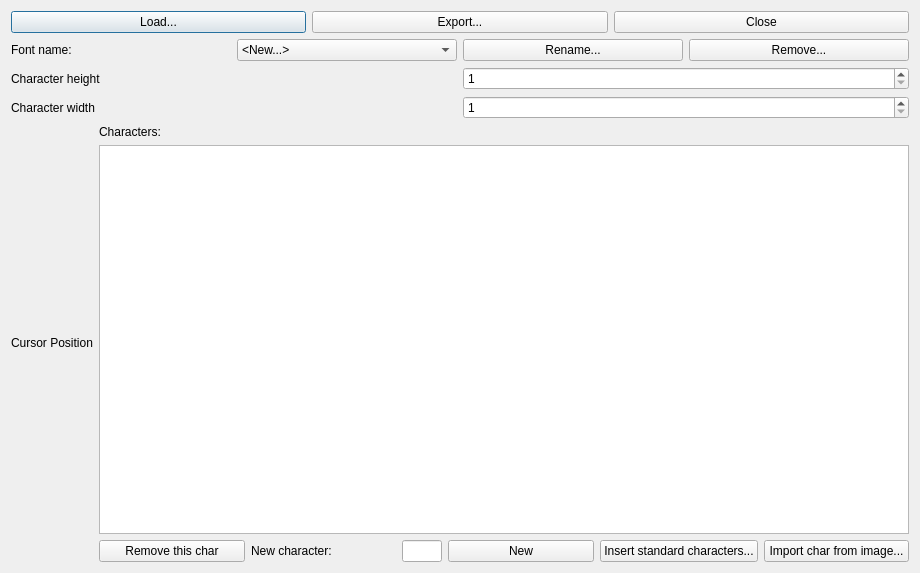
<?xml version="1.0" encoding="UTF-8"?>
<ui version="4.0">
 <class>fontEditor</class>
 <widget class="QDialog" name="fontEditor">
  <property name="geometry">
   <rect>
    <x>0</x>
    <y>0</y>
    <width>920</width>
    <height>573</height>
   </rect>
  </property>
  <property name="windowTitle">
   <string>Font editor</string>
  </property>
  <layout class="QVBoxLayout" name="verticalLayout_4">
   <item>
    <layout class="QHBoxLayout" name="buttonsLayout">
     <item>
      <widget class="QPushButton" name="load">
       <property name="text">
        <string>Load...</string>
       </property>
      </widget>
     </item>
     <item>
      <widget class="QPushButton" name="save">
       <property name="text">
        <string>Export...</string>
       </property>
      </widget>
     </item>
     <item>
      <widget class="QPushButton" name="close">
       <property name="text">
        <string>Close</string>
       </property>
      </widget>
     </item>
    </layout>
   </item>
   <item>
    <layout class="QHBoxLayout" name="nameLayout">
     <item>
      <widget class="QLabel" name="l_fname">
       <property name="text">
        <string>Font name:</string>
       </property>
      </widget>
     </item>
     <item>
      <widget class="QComboBox" name="fontSelect">
       <item>
        <property name="text">
         <string>&lt;New...&gt;</string>
        </property>
       </item>
      </widget>
     </item>
     <item>
      <widget class="QPushButton" name="rename">
       <property name="text">
        <string>Rename...</string>
       </property>
      </widget>
     </item>
     <item>
      <widget class="QPushButton" name="remove">
       <property name="text">
        <string>Remove...</string>
       </property>
      </widget>
     </item>
    </layout>
   </item>
   <item>
    <layout class="QVBoxLayout" name="sizeLayout">
     <item>
      <layout class="QHBoxLayout" name="horizontalLayout_3">
       <item>
        <widget class="QLabel" name="l_height">
         <property name="text">
          <string>Character height</string>
         </property>
        </widget>
       </item>
       <item>
        <widget class="QSpinBox" name="fHeight">
         <property name="minimum">
          <number>1</number>
         </property>
         <property name="maximum">
          <number>50</number>
         </property>
        </widget>
       </item>
      </layout>
     </item>
     <item>
      <layout class="QHBoxLayout" name="horizontalLayout_2">
       <item>
        <widget class="QLabel" name="l_width">
         <property name="text">
          <string>Character width</string>
         </property>
        </widget>
       </item>
       <item>
        <widget class="QSpinBox" name="fWidth">
         <property name="minimum">
          <number>1</number>
         </property>
         <property name="maximum">
          <number>50</number>
         </property>
        </widget>
       </item>
      </layout>
     </item>
    </layout>
   </item>
   <item>
    <layout class="QHBoxLayout" name="editLayout">
     <item>
      <layout class="QVBoxLayout" name="labelLayout">
       <item>
        <widget class="QLabel" name="curpos">
         <property name="sizePolicy">
          <sizepolicy hsizetype="Preferred" vsizetype="Maximum">
           <horstretch>0</horstretch>
           <verstretch>0</verstretch>
          </sizepolicy>
         </property>
         <property name="text">
          <string>Cursor Position</string>
         </property>
        </widget>
       </item>
      </layout>
     </item>
     <item>
      <layout class="QVBoxLayout" name="verticalLayout_3">
       <item>
        <layout class="QVBoxLayout" name="verticalLayout_2">
         <item>
          <widget class="QLabel" name="l_avChars">
           <property name="text">
            <string>Characters:</string>
           </property>
          </widget>
         </item>
         <item>
          <widget class="QListWidget" name="charList">
           <property name="alternatingRowColors">
            <bool>true</bool>
           </property>
          </widget>
         </item>
        </layout>
       </item>
       <item>
        <layout class="QHBoxLayout" name="horizontalLayout_4">
         <item>
          <widget class="QPushButton" name="removeChar">
           <property name="text">
            <string>Remove this char</string>
           </property>
          </widget>
         </item>
         <item>
          <widget class="QLabel" name="nChar">
           <property name="text">
            <string>New character:</string>
           </property>
          </widget>
         </item>
         <item>
          <widget class="QLineEdit" name="charName">
           <property name="maximumSize">
            <size>
             <width>40</width>
             <height>16777215</height>
            </size>
           </property>
           <property name="maxLength">
            <number>1</number>
           </property>
          </widget>
         </item>
         <item>
          <widget class="QPushButton" name="newChar">
           <property name="text">
            <string>New</string>
           </property>
          </widget>
         </item>
         <item>
          <widget class="QPushButton" name="fillStd">
           <property name="text">
            <string>Insert standard characters...</string>
           </property>
          </widget>
         </item>
         <item>
          <widget class="QPushButton" name="importFromImage">
           <property name="text">
            <string>Import char from image...</string>
           </property>
          </widget>
         </item>
        </layout>
       </item>
      </layout>
     </item>
    </layout>
   </item>
  </layout>
 </widget>
 <resources/>
 <connections/>
</ui>
